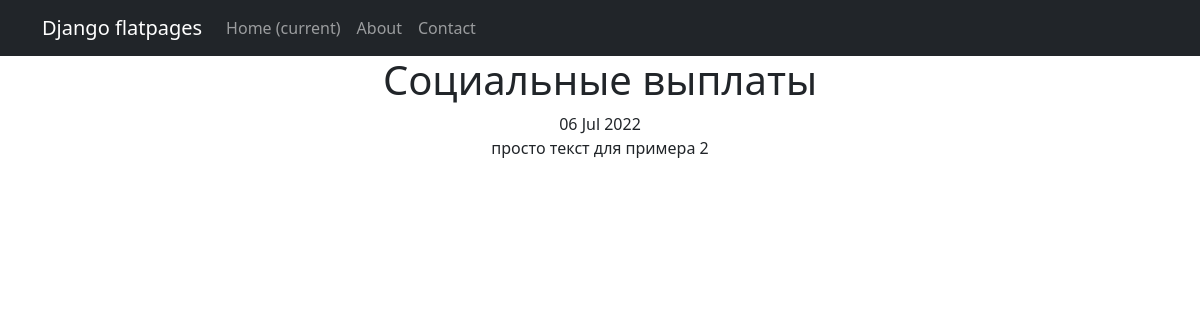
The page /news/2 on the database its author committed.
### news/models.py (models this page shows, shortened)
class Post(models.Model):
    author = models.ForeignKey(to=Author, on_delete=models.CASCADE)
    article_or_news = models.BooleanField(default=True)
    creation_time = models.DateTimeField(auto_now_add=True)
    category = models.ManyToManyField(Category, through='PostCategory')
    header = models.CharField(max_length=255, default='Заголовок')
    a_or_n_text = models.TextField()
    a_or_n_rating = models.IntegerField(default=0)

### news/views.py (the view)
# urls.py: path('<int:pk>', NewsDetail.as_view()),
class NewsDetail(DetailView):
    model = Post
    template_name = 'news_detail.html'
    context_object_name = 'news_detail'

### templates/news_detail.html (shortened to what this page needs)
{% extends 'flatpages/default.html' %}
{% block content %}
<h1>{{ news_detail.header }}</h1>
{{ news_detail.creation_time|date:'d M Y' }}
<br>{{ news_detail.a_or_n_text }}
{% endblock content %}

### rows shown on the page
Post: header "Социальные выплаты", creation_time "06 Jul 2022", a_or_n_text "просто текст для примера 2"
